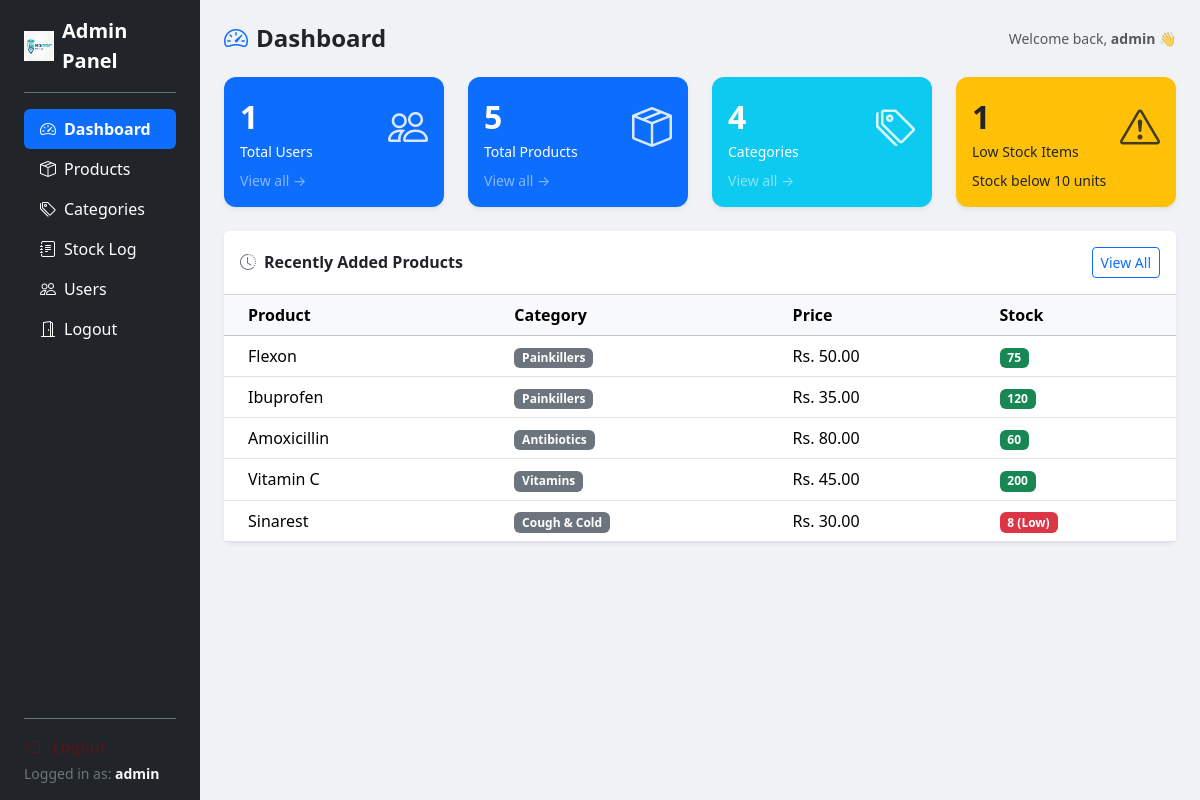
/dashboard.php (signed in), run on the app's committed database.
### tables this page shows
CREATE TABLE IF NOT EXISTS products (
    id INT UNSIGNED AUTO_INCREMENT PRIMARY KEY,
    product_name VARCHAR(255) NOT NULL,
    description TEXT,
    price DECIMAL(10,2) NOT NULL,
    stock INT NOT NULL DEFAULT 0,
    category_id INT UNSIGNED,
    expiry_date DATE NULL,
    created_at DATETIME DEFAULT CURRENT_TIMESTAMP,
    updated_at DATETIME DEFAULT CURRENT_TIMESTAMP ON UPDATE CURRENT_TIMESTAMP,
    FOREIGN KEY (category_id) REFERENCES categories(id) ON DELETE SET NULL
);

CREATE TABLE IF NOT EXISTS categories (
    id INT UNSIGNED AUTO_INCREMENT PRIMARY KEY,
    name VARCHAR(100) NOT NULL UNIQUE,
    description TEXT,
    created_at TIMESTAMP DEFAULT CURRENT_TIMESTAMP
);

### dashboard.php (the view, shortened to what this page needs)
<?php
    require_once 'db.php';
$total_users = mysqli_fetch_assoc(mysqli_query($conn, "SELECT COUNT(*) AS c FROM users"))['c'];
$total_products = mysqli_fetch_assoc(mysqli_query($conn, "SELECT COUNT(*) AS c FROM products"))['c'];
$total_category = mysqli_fetch_assoc(mysqli_query($conn, "SELECT COUNT(*) AS c FROM categories"))['c'];
$low_stock = mysqli_fetch_assoc(mysqli_query($conn, "SELECT COUNT(*) AS c FROM products WHERE stock<10"))['c'];
$recent = mysqli_query($conn,
  "SELECT p.product_name, p.price, p.stock, c.name As category
  From products p
  LEFT JOIN categories c ON p.category_id = c.id
  ORDER BY p.created_at DESC
  LIMIT 5"
);
?>
<!DOCTYPE html>
<html lang="en">
<head>
    <link href="https://cdn.jsdelivr.net/npm/bootstrap@5.3.3/dist/css/bootstrap.min.css" rel="stylesheet">
    <link href="https://cdn.jsdelivr.net/npm/bootstrap-icons@1.11.3/font/bootstrap-icons.css" rel="stylesheet">
</head>
<body>
    <div class="container-fluid">
        <div class="row flex-nowrap">
         <?php require_once 'includes/sidebar.php'; ?>
        <div class="col py-4 px-4">
         <div class="d-flex align-items-center justify-content-between mb-4">
                <h4 class="fw-bold mb-0">
                    <i class="bi bi-speedometer2 me-2 text-primary"></i>Dashboard
                </h4>
        <span class="text-muted small">Welcome back, <strong><?= htmlspecialchars($_SESSION['username']) ?></strong> 👋</span>
            </div>
        <div class="row g-4 mb-4">
        <div class="col-sm-6 col-xl-3">
            <?php if ($_SESSION['role'] === 'admin'): ?>
            <div class="card stat-card bg-primary text-white shadow-sm p-3">
                <div class="d-flex justify-content-between align-items-center">
                    <div>
                        <div class="fs-2 fw-bold"><?= $total_users ?></div>
                        <div class="small">Total Users</div>
                    </div>
                    <i class="bi bi-people stat-icon"></i>
                </div>
                <a href="users.php" class="text-white-50 small mt-2 d-block text-decoration-none">View all →</a>
            </div>
            <?php endif; ?>
        </div>
        <div class="col-sm-6 col-xl-3">
            <div class="card stat-card bg-primary text-white shadow-sm p-3">
                <div class="d-flex justify-content-between align-items-center">
                    <div>
                        <div class="fs-2 fw-bold"><?= $total_products ?></div>
                        <div class="small">Total Products</div>
                    </div>
                        <i class="bi bi-box-seam stat-icon"></i>
                    </div>
                        <a href="products.php" class="text-white-50 small mt-2 d-block text-decoration-none">View all →</a>
            </div>
        </div>
        <div class="col-sm-6 col-xl-3">
            <div class="card stat-card bg-info text-white shadow-sm p-3">
                <div class="d-flex justify-content-between align-items-center">
                    <div>
                        <div class="fs-2 fw-bold"><?= $total_category ?></div>
                        <div class="small">Categories</div>
                    </div>
                    <i class="bi bi-tags stat-icon"></i>
                </div>
                <a href="categories.php" class="text-white-50 small mt-2 d-block text-decoration-none">View all →</a>
            </div>
        </div>
        <div class="col-sm-6 col-xl-3">
                    <div class="card stat-card bg-warning text-dark shadow-sm p-3">
                        <div class="d-flex justify-content-between align-items-center">
                            <div>
                                <div class="fs-2 fw-bold"><?= $low_stock ?></div>
                                <div class="small">Low Stock Items</div>
                            </div>
                            <i class="bi bi-exclamation-triangle stat-icon"></i>
                        </div>
                        <span class="text-dark-50 small mt-2 d-block">Stock below 10 units</span>
                    </div>
         </div>
    </div>
            <div class="card shadow-sm border-0 rounded-3">
                <div class="card-header bg-white d-flex justify-content-between align-items-center py-3">
                    <h6 class="mb-0 fw-bold"><i class="bi bi-clock-history me-2 text-secondary"></i>Recently Added Products</h6>
                    <a href="products.php" class="btn btn-sm btn-outline-primary">View All</a>
                </div>
                <div class="card-body p-0">
                    <table class="table table-hover align-middle mb-0">
                        <thead class="table-light">
                            <tr>
                                <th class="ps-4">Product</th>
                                <th>Category</th>
                                <th>Price</th>
                                <th>Stock</th>
                            </tr>
                        </thead>
                        <tbody>
                        <?php while($row = mysqli_fetch_assoc($recent)): ?>
                            <tr>
                                <td class="ps-4"><?= htmlspecialchars($row['product_name']) ?></td>
                                <td>
                                    <span class="badge bg-secondary"><?= htmlspecialchars($row['category'] ?? 'Uncategorized') ?></span>
                                </td>
                                <td>Rs. <?= number_format($row['price'], 2) ?></td>
                                <td>
                                    <?php if ($row['stock'] < 10): ?>
                                        <span class="badge bg-danger"><?= $row['stock'] ?> (Low)</span>
                                    <?php else: ?>
                                        <span class="badge bg-success"><?= $row['stock'] ?></span>
                                    <?php endif; ?>
                                </td>
                            </tr>
                        <?php endwhile; ?>
                        </tbody>
                    </table>
                </div>
            </div>
        </div>
    </div>
</div>
</body>
</html>

### includes/sidebar.php (shortened to what this page needs)
<?php
$current_page = $current_page ?? '';
function nav_link($href, $icon, $label, $current_page) {
    $page_key = pathinfo($href, PATHINFO_FILENAME);
    $active = ($current_page === $page_key) ? 'active fw-bold' : '';
    echo "<li class='nav-item'>
            <a class='nav-link text-white $active' href='$href'>
              <i class='bi $icon me-2'></i>$label
            </a>
          </li>";
}
?>
<div class="col-auto col-md-3 col-xl-2 px-sm-2 px-0 bg-dark min-vh-100 d-flex flex-column">
    <div class="d-flex flex-column align-items-center align-items-sm-start px-3 pt-3 text-white flex-grow-1">
        <a href="dashboard.php" class="d-flex align-items-center pb-3 mb-md-0 me-md-auto text-white text-decoration-none border-bottom border-secondary w-100 pb-3">
            <img src="assests/img/logo.png" alt="Logo" width="30" height="30" class="me-2">
            <span class="fs-5 fw-semibold d-none d-sm-inline">Admin Panel</span>
        </a>
        <ul class="nav nav-pills flex-column mb-auto mt-3 w-100">
            <?php nav_link('dashboard.php',  'bi-speedometer2',  'Dashboard',   $current_page); ?>
            <?php if (isset($_SESSION['role']) && $_SESSION['role'] === 'admin'): ?>
            <?php nav_link('users.php', 'bi-people', 'Users', $current_page); ?>
            <?php endif; ?>
        </ul>
        <div class="border-top border-secondary w-100 pt-3 pb-3 mt-auto">
            <a href="logout.php" class="nav-link text-white text-danger-emphasis">
                <i class="bi bi-box-arrow-left me-2"></i>
                <span class="d-none d-sm-inline">Logout</span>
            </a>
            <small class="text-secondary d-none d-sm-block mt-1">
                Logged in as: <strong class="text-light"><?= htmlspecialchars($_SESSION['username'] ?? 'Unknown') ?></strong>
            </small>
        </div>
    </div>
</div>

### dashboard.php (style rules this page uses)
body { background-color: #f0f2f5; }
.stat-card { border: none; border-radius: 12px; transition: transform .2s; }
.stat-icon { font-size: 2.5rem; opacity: .85; }

### data on the page
products: product_name "Flexon", category.name "Painkillers", price "50.00", stock "75"
products: product_name "Ibuprofen", category.name "Painkillers", price "35.00", stock "120"
products: product_name "Amoxicillin", category.name "Antibiotics", price "80.00", stock "60"
products: product_name "Vitamin C", category.name "Vitamins", price "45.00", stock "200"
products: product_name "Sinarest", category.name "Cough & Cold", price "30.00", stock "8"

### other printed values
$label "Dashboard Products Categories Stock Log Users Logout"
$_SESSION['username'] "admin"
$total_users "1"
$total_products "5"
$total_category "4"
$low_stock "1"
